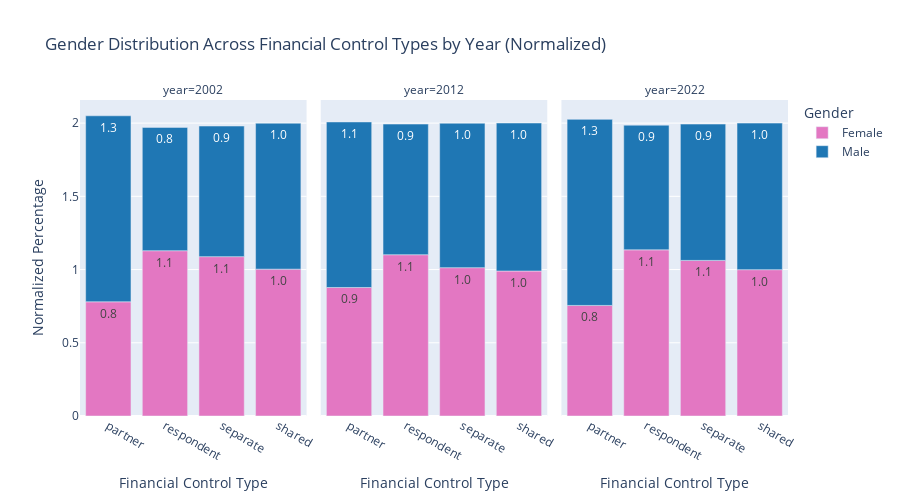

Notebook code for this chart:
### Markdown cell above
# older plots

### Code cell
# Calculate overall gender distribution by year
overall_gender = df_combined.groupby(['year', 'sex']).size().reset_index(name='total_count')
overall_gender['overall_percentage'] = overall_gender.groupby('year')['total_count'].transform(lambda x: x / x.sum() * 100)

# Calculate gender distribution for each income control type by year
control_gender = df_combined.groupby(['year', 'code_income_control', 'sex']).size().reset_index(name='count')
control_gender['percentage'] = control_gender.groupby(['year', 'code_income_control'])['count'].transform(lambda x: x / x.sum() * 100)

# Merge with overall gender distribution
control_gender = control_gender.merge(overall_gender[['year', 'sex', 'overall_percentage']], on=['year', 'sex'])

# Calculate normalized percentage (actual percentage divided by expected percentage)
control_gender['normalized_percentage'] = (control_gender['percentage'] / control_gender['overall_percentage']) 

# Create stacked bar chart with normalized values
fig2 = px.bar(control_gender, 
              x='code_income_control', 
              y='normalized_percentage',
              color='sex',
              facet_col='year',
              title='Gender Distribution Across Financial Control Types by Year (Normalized)',
              labels={'normalized_percentage': 'Normalized Percentage', 'code_income_control': 'Financial Control Type', 'sex': 'Gender'},
              color_discrete_map={'Female': '#E377C2', 'Male': '#1F77B4'},
              text='normalized_percentage',
              height=500)

fig2.update_traces(texttemplate='%{text:.1f}', textposition='inside')

### Figure 1 — Plotly figure (JSON) as saved in the notebook; plotly's stock layout.template omitted (floating-point values rounded to 4 significant figures)
{"data": [{"hovertemplate": "Gender=Female<br>year=2002<br>Financial Control Type=%{x}<br>Normalized Percentage=%{text}<extra></extra>", "legendgroup": "Female", "marker": {"color": "#E377C2", "pattern": {"shape": ""}}, "name": "Female", "orientation": "v", "showlegend": true, "text": [0.7799, 1.129, 1.088, 1.003], "textposition": "inside", "texttemplate": "%{text:.1f}", "type": "bar", "x": ["partner", "respondent", "separate", "shared"], "xaxis": "x", "y": [0.7799, 1.129, 1.088, 1.003], "yaxis": "y"}, {"hovertemplate": "Gender=Female<br>year=2012<br>Financial Control Type=%{x}<br>Normalized Percentage=%{text}<extra></extra>", "legendgroup": "Female", "marker": {"color": "#E377C2", "pattern": {"shape": ""}}, "name": "Female", "orientation": "v", "showlegend": false, "text": [0.8776, 1.101, 1.013, 0.9901], "textposition": "inside", "texttemplate": "%{text:.1f}", "type": "bar", "x": ["partner", "respondent", "separate", "shared"], "xaxis": "x2", "y": [0.8776, 1.101, 1.013, 0.9901], "yaxis": "y2"}, {"hovertemplate": "Gender=Female<br>year=2022<br>Financial Control Type=%{x}<br>Normalized Percentage=%{text}<extra></extra>", "legendgroup": "Female", "marker": {"color": "#E377C2", "pattern": {"shape": ""}}, "name": "Female", "orientation": "v", "showlegend": false, "text": [0.7551, 1.135, 1.062, 0.9993], "textposition": "inside", "texttemplate": "%{text:.1f}", "type": "bar", "x": ["partner", "respondent", "separate", "shared"], "xaxis": "x3", "y": [0.7551, 1.135, 1.062, 0.9993], "yaxis": "y3"}, {"hovertemplate": "Gender=Male<br>year=2002<br>Financial Control Type=%{x}<br>Normalized Percentage=%{text}<extra></extra>", "legendgroup": "Male", "marker": {"color": "#1F77B4", "pattern": {"shape": ""}}, "name": "Male", "orientation": "v", "showlegend": true, "text": [1.27, 0.8421, 0.8916, 0.9965], "textposition": "inside", "texttemplate": "%{text:.1f}", "type": "bar", "x": ["partner", "respondent", "separate", "shared"], "xaxis": "x", "y": [1.27, 0.8421, 0.8916, 0.9965], "yaxis": "y"}, {"hovertemplate": "Gender=Male<br>year=2012<br>Financial Control Type=%{x}<br>Normalized Percentage=%{text}<extra></extra>", "legendgroup": "Male", "marker": {"color": "#1F77B4", "pattern": {"shape": ""}}, "name": "Male", "orientation": "v", "showlegend": false, "text": [1.13, 0.8919, 0.9862, 1.011], "textposition": "inside", "texttemplate": "%{text:.1f}", "type": "bar", "x": ["partner", "respondent", "separate", "shared"], "xaxis": "x2", "y": [1.13, 0.8919, 0.9862, 1.011], "yaxis": "y2"}, {"hovertemplate": "Gender=Male<br>year=2022<br>Financial Control Type=%{x}<br>Normalized Percentage=%{text}<extra></extra>", "legendgroup": "Male", "marker": {"color": "#1F77B4", "pattern": {"shape": ""}}, "name": "Male", "orientation": "v", "showlegend": false, "text": [1.271, 0.8512, 0.931, 1.001], "textposition": "inside", "texttemplate": "%{text:.1f}", "type": "bar", "x": ["partner", "respondent", "separate", "shared"], "xaxis": "x3", "y": [1.271, 0.8512, 0.931, 1.001], "yaxis": "y3"}], "layout": {"annotations": [{"font": {}, "showarrow": false, "text": "year=2002", "x": 0.16, "xanchor": "center", "xref": "paper", "y": 1, "yanchor": "bottom", "yref": "paper"}, {"font": {}, "showarrow": false, "text": "year=2012", "x": 0.5, "xanchor": "center", "xref": "paper", "y": 1, "yanchor": "bottom", "yref": "paper"}, {"font": {}, "showarrow": false, "text": "year=2022", "x": 0.84, "xanchor": "center", "xref": "paper", "y": 1, "yanchor": "bottom", "yref": "paper"}], "barmode": "relative", "height": 500, "legend": {"title": {"text": "Gender"}, "tracegroupgap": 0}, "title": {"text": "Gender Distribution Across Financial Control Types by Year (Normalized)"}, "xaxis": {"anchor": "y", "domain": [0, 0.32], "title": {"text": "Financial Control Type"}}, "xaxis2": {"anchor": "y2", "domain": [0.34, 0.66], "matches": "x", "title": {"text": "Financial Control Type"}}, "xaxis3": {"anchor": "y3", "domain": [0.68, 1.0], "matches": "x", "title": {"text": "Financial Control Type"}}, "yaxis": {"anchor": "x", "domain": [0, 1], "title": {"text": "Normalized Percentage"}}, "yaxis2": {"anchor": "x2", "domain": [0, 1], "matches": "y", "showticklabels": false}, "yaxis3": {"anchor": "x3", "domain": [0, 1], "matches": "y", "showticklabels": false}}}
